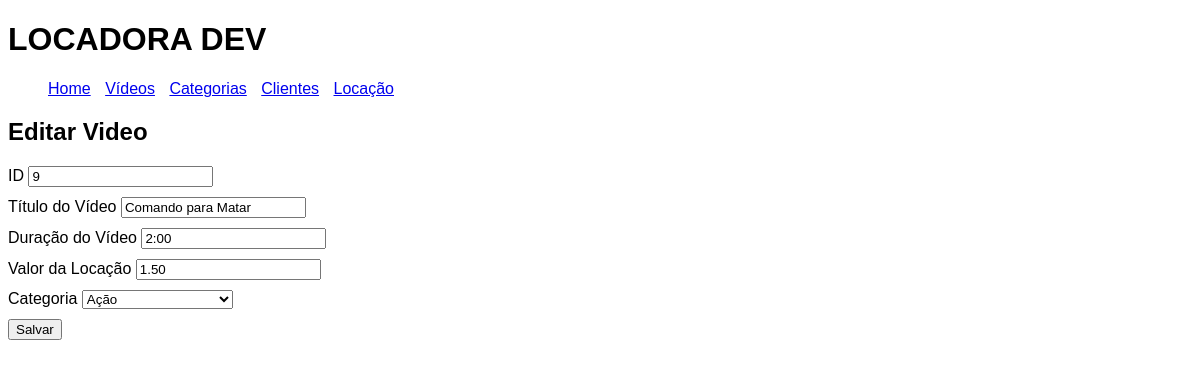
Page /index.php?menu=editar-videos&idFilme=9 on the committed database.
### tables this page shows
create table tbFilmes(
idFilme int NOT NULL AUTO_INCREMENT PRIMARY KEY,
tituloFilme varchar(100) NOT NULL,
duracaoFilme varchar(10) NOT NULL,
valorLocacao decimal(10,2)NOT NULL,
idCategoria int NOT NULL);

create table tbCategorias(
idCategoria int NOT NULL AUTO_INCREMENT PRIMARY KEY,
nomeCategoria varchar(30) NOT NULL);

### editar-videos.php (the view, shortened to what this page needs)
<?php
$idFilme = $_GET["idFilme"];
$sql = "SELECT * FROM tbfilmes WHERE idFilme = '{$idFilme}'";
$rs = mysqli_query($conexao, $sql) or die("Erro ao realizar a consulta. Erro: " . mysqli_error($conexao));
$dados = mysqli_fetch_assoc($rs);
?>
<h2>Editar Video</h2>
<form action="index.php?menu=atualizar-videos" method="post">
    <div>
        <label for="idFilme">ID</label>
        <input type="text" name="idFilme" id="idFilme" value="<?=$dados['idFilme']?>" readonly required>
    </div>
    <div>
        <label for="tituloFilme">Título do Vídeo</label>
        <input type="text" name="tituloFilme" id="tituloFilme" value="<?=$dados['tituloFilme']?>" required>
    </div>
    <div>
        <label for="duracaoFilme">Duração do Vídeo</label>
        <input type="text" name="duracaoFilme" id="duracaoFilme" value="<?=$dados['duracaoFilme']?>"  required>
    </div>
    <div>
        <label for="valorLocacao">Valor da Locação</label>
        <input type="text" name="valorLocacao" id="valorLocacao" value="<?=$dados['valorLocacao']?>"  required>
    </div>
    <div>
        <label for="idCategoria">Categoria</label>
        <select name="idCategoria" id="idCategoria" required>
            <?php
            $sql = "SELECT * FROM tbcategorias order by nomeCategoria ASC";
            $rs = mysqli_query($conexao, $sql);
            while ($dados2 = mysqli_fetch_assoc($rs)) {
            ?>
                <option <?php echo ($dados["idCategoria"] == $dados2["idCategoria"])?"selected":""?> value="<?= $dados2["idCategoria"] ?>"><?= $dados2["nomeCategoria"] ?></option>
            <?php
            }
            ?>
        </select>
    </div>
    <div>
        <button type="submit">Salvar</button>
    </div>
</form>

### css/estilo.css (style rules this page uses)
body { font-family: Arial, Helvetica, sans-serif; }
div { margin-bottom: 10px; }

### rows in the picture
tbfilmes: idFilme "9", tituloFilme "Comando para Matar", duracaoFilme "2:00", valorLocacao "1.50", idCategoria "Ação"
